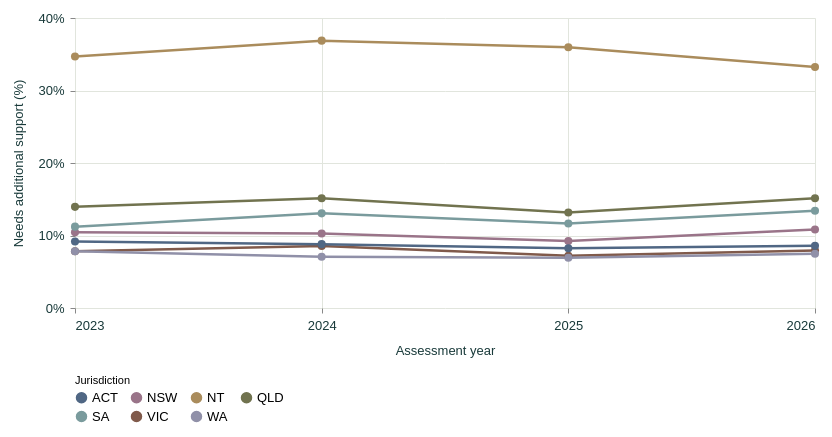

Describe this chart as a Vega-Lite specification.
### Vega-Lite specification from a JSON file in a GitHub repository (floating-point values rounded to 4 significant figures)
{"$schema": "https://vega.github.io/schema/vega-lite/v5.json", "background": "transparent", "padding": 12, "config": {"font": "Arial", "view": {"stroke": null}, "axis": {"labelFontSize": 13, "titleFontSize": 13, "titleFontWeight": "normal", "labelColor": "#193a3a", "titleColor": "#193a3a", "domain": false, "gridColor": "#e1e5dd", "labelPadding": 6, "titlePadding": 12}, "legend": {"orient": "bottom", "titleLimit": 300, "labelLimit": 220, "labelFontSize": 13, "titleFontSize": 11, "titleFontWeight": "normal"}, "title": {"anchor": "start", "fontSize": 14, "color": "#193a3a"}}, "width": 740, "height": 290, "data": {"values": [{"year": 2023, "state": "New South Wales", "abbr": "NSW", "support": 10.44, "flag": ""}, {"year": 2023, "state": "Victoria", "abbr": "VIC", "support": 7.838, "flag": ""}, {"year": 2023, "state": "Queensland", "abbr": "QLD", "support": 13.95, "flag": "#"}, {"year": 2023, "state": "South Australia", "abbr": "SA", "support": 11.22, "flag": ""}, {"year": 2023, "state": "Western Australia", "abbr": "WA", "support": 7.837, "flag": ""}, {"year": 2023, "state": "Northern Territory", "abbr": "NT", "support": 34.69, "flag": "#"}, {"year": 2023, "state": "Australian Capital Territory", "abbr": "ACT", "support": 9.168, "flag": ""}, {"year": 2024, "state": "New South Wales", "abbr": "NSW", "support": 10.28, "flag": ""}, {"year": 2024, "state": "Victoria", "abbr": "VIC", "support": 8.549, "flag": ""}, {"year": 2024, "state": "Queensland", "abbr": "QLD", "support": 15.14, "flag": "#"}, {"year": 2024, "state": "South Australia", "abbr": "SA", "support": 13.05, "flag": ""}, {"year": 2024, "state": "Western Australia", "abbr": "WA", "support": 7.061, "flag": ""}, {"year": 2024, "state": "Northern Territory", "abbr": "NT", "support": 36.88, "flag": "#"}, {"year": 2024, "state": "Australian Capital Territory", "abbr": "ACT", "support": 8.807, "flag": ""}, {"year": 2025, "state": "New South Wales", "abbr": "NSW", "support": 9.228, "flag": ""}, {"year": 2025, "state": "Victoria", "abbr": "VIC", "support": 7.198, "flag": ""}, {"year": 2025, "state": "Queensland", "abbr": "QLD", "support": 13.18, "flag": "#"}, {"year": 2025, "state": "South Australia", "abbr": "SA", "support": 11.66, "flag": ""}, {"year": 2025, "state": "Western Australia", "abbr": "WA", "support": 6.926, "flag": ""}, {"year": 2025, "state": "Northern Territory", "abbr": "NT", "support": 35.97, "flag": "#"}, {"year": 2025, "state": "Australian Capital Territory", "abbr": "ACT", "support": 8.253, "flag": ""}, {"year": 2026, "state": "New South Wales", "abbr": "NSW", "support": 10.84, "flag": ""}, {"year": 2026, "state": "Victoria", "abbr": "VIC", "support": 7.937, "flag": ""}, {"year": 2026, "state": "Queensland", "abbr": "QLD", "support": 15.14, "flag": "#"}, {"year": 2026, "state": "South Australia", "abbr": "SA", "support": 13.42, "flag": ""}, {"year": 2026, "state": "Western Australia", "abbr": "WA", "support": 7.479, "flag": ""}, {"year": 2026, "state": "Northern Territory", "abbr": "NT", "support": 33.25, "flag": "#"}, {"year": 2026, "state": "Australian Capital Territory", "abbr": "ACT", "support": 8.57, "flag": ""}]}, "mark": {"type": "line", "point": {"filled": true, "size": 65}, "strokeWidth": 2.5}, "encoding": {"x": {"field": "year", "type": "quantitative", "title": "Assessment year", "axis": {"format": "d", "values": [2023, 2024, 2025, 2026]}}, "y": {"field": "support", "type": "quantitative", "title": "Needs additional support (%)", "scale": {"domain": [0, 40]}, "axis": {"values": [0, 10, 20, 30, 40], "labelExpr": "datum.value + '%'"}}, "color": {"field": "abbr", "type": "nominal", "title": "Jurisdiction", "scale": {"range": ["#506784", "#9a7489", "#aa8c5c", "#71734f", "#7a9b9d", "#805a4b", "#9090a8"]}, "legend": {"columns": 4}}, "detail": {"field": "state"}, "tooltip": [{"field": "state", "title": "State / territory"}, {"field": "year", "title": "Year", "format": "d"}, {"field": "support", "title": "Needs additional support (%)", "format": ".1f"}, {"field": "flag", "title": "Reporting flag"}], "opacity": {"condition": {"test": "focus_state === 'All states' || datum.state === focus_state", "value": 1}, "value": 0.16}, "strokeWidth": {"condition": {"test": "datum.state === focus_state", "value": 4}, "value": 2.5}}, "params": [{"name": "focus_state", "value": "All states"}]}
